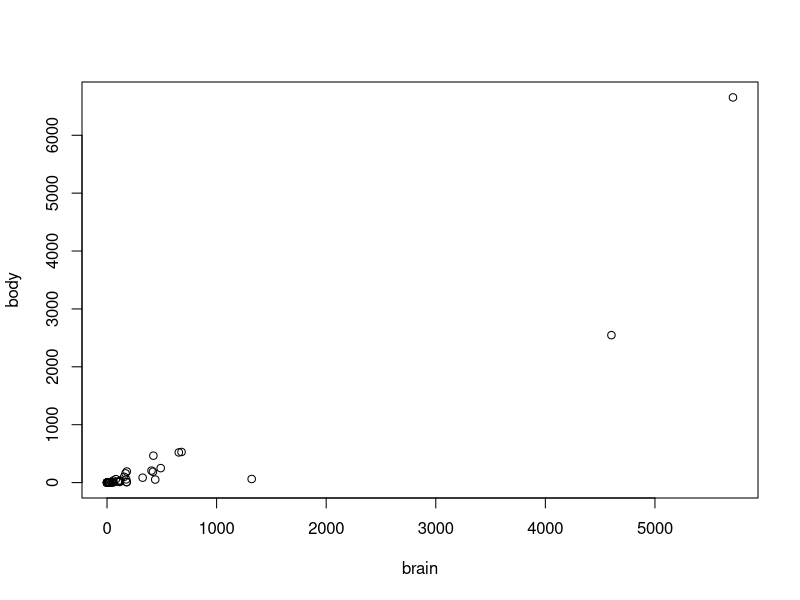
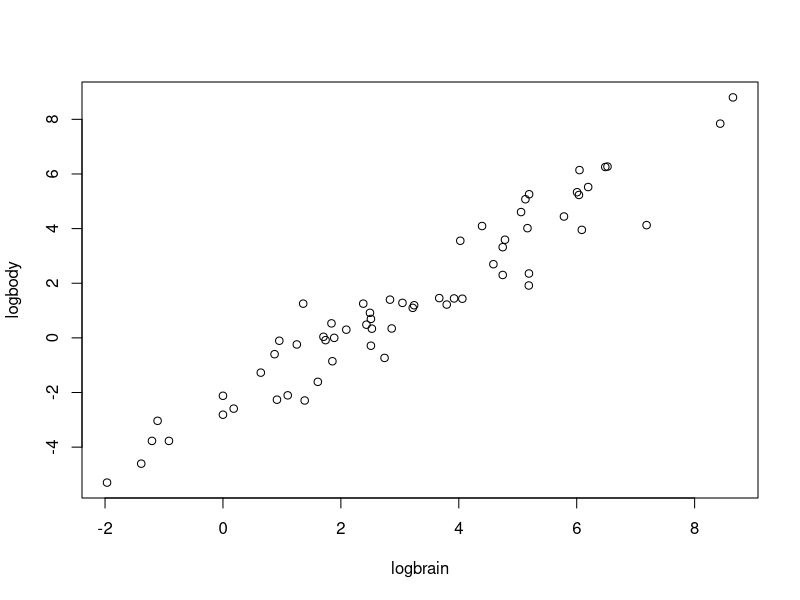
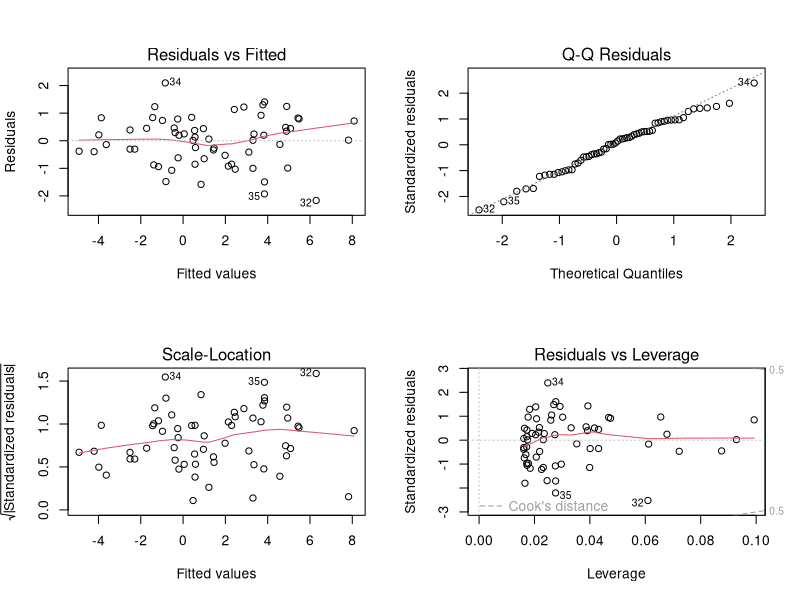
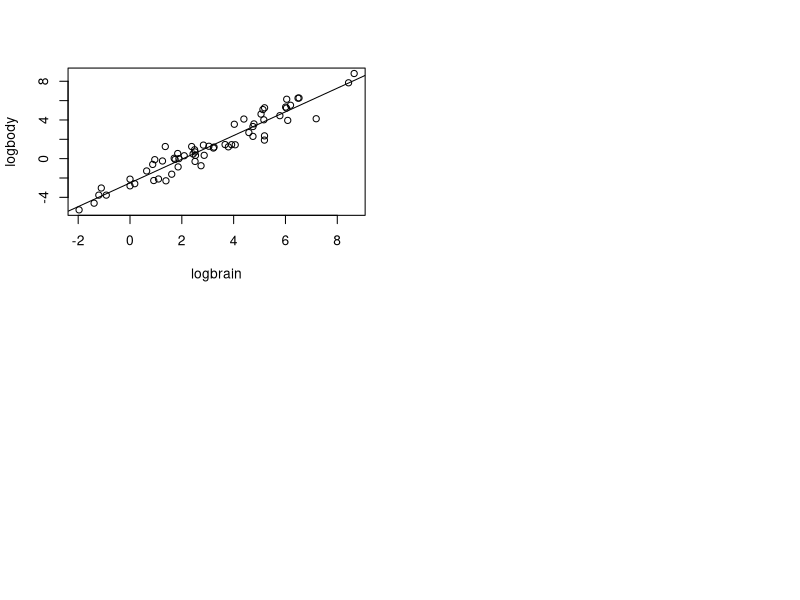

These charts were generated, in order, by the following R code:
## ---- chunk 1
## set working directory
require("knitr")
## ---- chunk 2
# Code here
brain=read.table('brainweight.txt', header = TRUE, sep = "")
## ---- chunk 3
# Code here
plot(body~brain,data = brain)
## ---- chunk 4
# Code here
brain$logbody=log(brain$body)
brain$logbrain=log(brain$brain)
plot(logbody~logbrain,data = brain)
cor(brain$logbrain,brain$logbody)
## ---- chunk 5
# Code here
fit=lm(logbody~logbrain,data=brain)
summary(fit)
## ---- chunk 6
#Code here
par(mfrow = c(2,2))
plot(fit)


## ---- chunk 7
# Code here
plot(logbody~logbrain,data = brain)
abline(fit)
